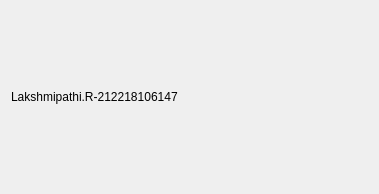
<?xml version="1.0" encoding="UTF-8"?>
<ui version="4.0">
 <class>Dialog</class>
 <widget class="QDialog" name="Dialog">
  <property name="geometry">
   <rect>
    <x>0</x>
    <y>0</y>
    <width>379</width>
    <height>194</height>
   </rect>
  </property>
  <property name="windowTitle">
   <string>Dialog</string>
  </property>
  <layout class="QVBoxLayout" name="verticalLayout">
   <item>
    <widget class="QLabel" name="label">
     <property name="text">
      <string>Lakshmipathi.R-212218106147</string>
     </property>
    </widget>
   </item>
  </layout>
 </widget>
 <resources/>
 <connections/>
</ui>
